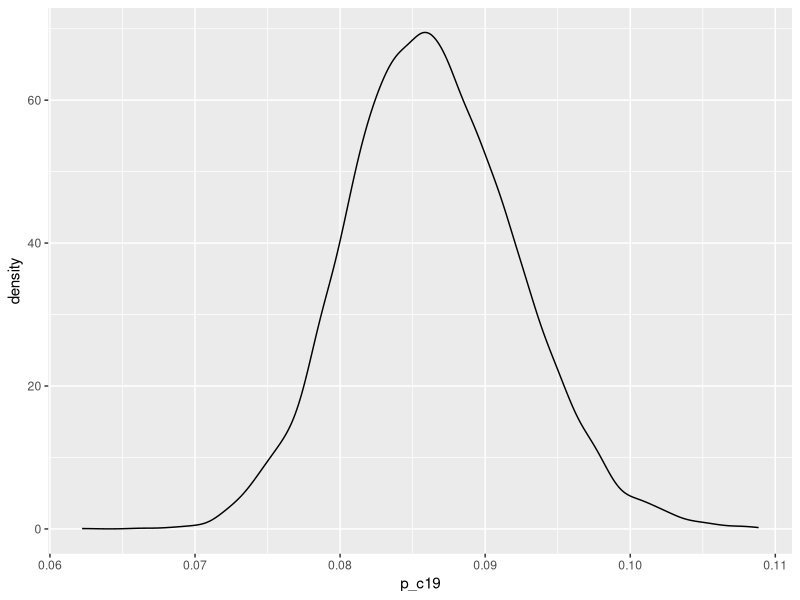
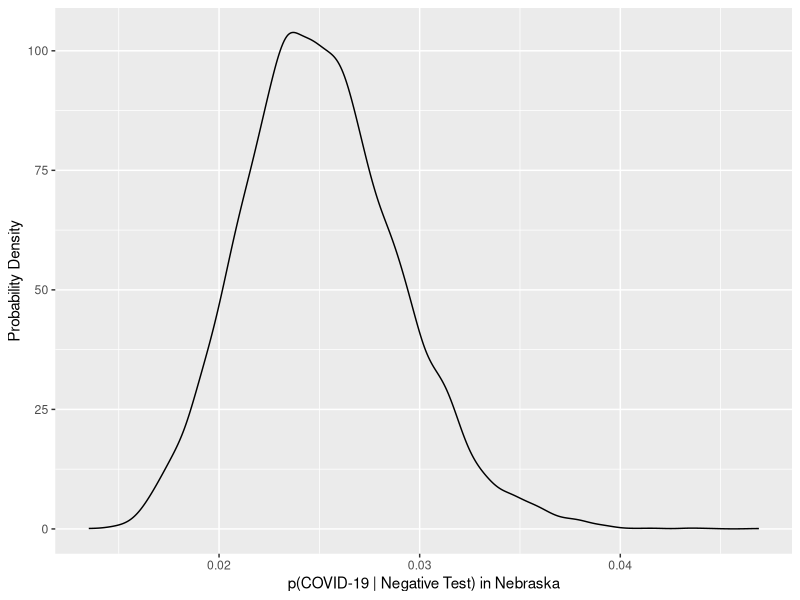

These figures' R source, in order:
## ---- chunk 1
library("tidyverse")
sims <- tibble(
  p_obs = rbeta(10000, 323, 5139 - 323),
  s = rbeta(10000, 67, 180),
  p_c19 = p_obs / (1-s)
)
ggplot(data = sims, 
       mapping = aes(x = p_c19)) + 
  geom_density()
## ---- chunk 2
sims <- tibble(
  p_obs = rbeta(10000, 323, 5139 - 323),
  s = rbeta(10000, 67, 180),
  p_c19 = p_obs / (1-s),
  numerator = s * p_c19,
  denominator = (1-p_c19)+s * p_c19,
  p_infected = numerator / denominator
)
ggplot(data = sims, 
       mapping = aes(x = p_infected)) + 
  geom_density() + 
  labs(x = "p(COVID-19 | Negative Test) in Nebraska",
       y = "Probability Density")
